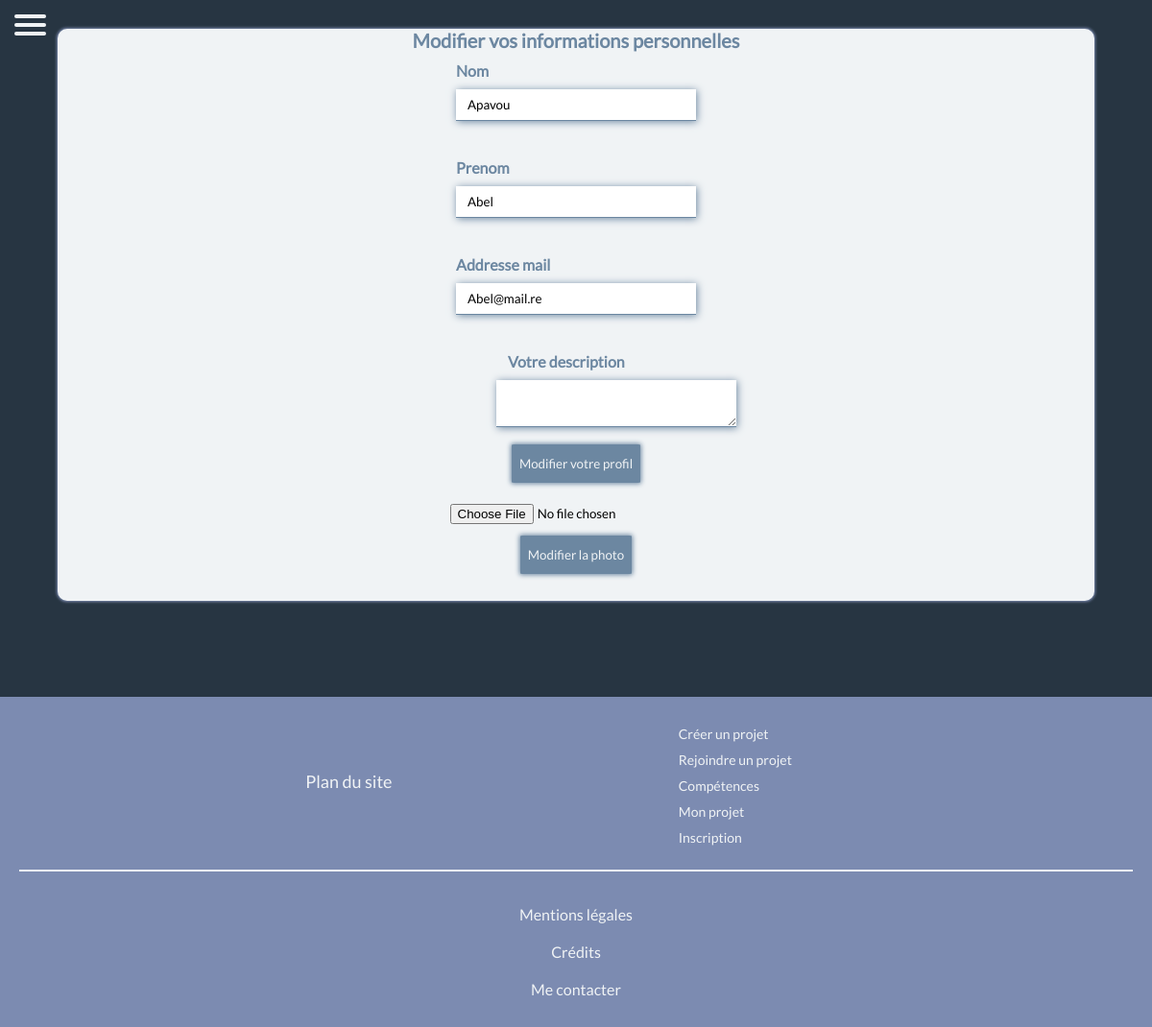
/modifier_profil.php (signed in), run on the app's committed database.
### tables this page shows
CREATE TABLE `membre` (
  `id` int(11) NOT NULL,
  `nom` varchar(50) NOT NULL,
  `prenom` varchar(50) NOT NULL,
  `description` text DEFAULT NULL,
  `competence` varchar(50) NOT NULL,
  `mail` varchar(255) NOT NULL,
  `mot_de_passe` varchar(255) NOT NULL,
  `date_inscription` date NOT NULL,
  `photo_profil` varchar(200) DEFAULT NULL
);

### modifier_profil.php (the view, shortened to what this page needs)
<?php
$bdd = new PDO('mysql:host=localhost;dbname=id16532210_my_dev_team;charset=utf8', 'id16532210_root', 'csGXE/ZKB1gs9=MJ', array(PDO::ATTR_ERRMODE => PDO::ERRMODE_EXCEPTION));
$reponse = $bdd->query('SELECT * FROM membre WHERE id="' . $_SESSION['id'] . '"');
while ($donnees = $reponse->fetch()) {
    $nom = $donnees['nom'];
    $prenom = $donnees['prenom'];
    $mail = $donnees['mail'];
    $description = $donnees['description'];
}
?>
<!DOCTYPE html>
<html lang="fr">
<head>
    <link rel="stylesheet" media="screen and (min-width: 1241px)" href="desktop.css" />
    <link rel="stylesheet" media="screen and (max-width: 1240px)" href="mobile.css" />
</head>
<body>
    <?php
    if (isset($_SESSION['id'])) {
        include('logged_menu.php');
    } else {
        include('menu.php');
    }
    ?>
    <div class="profil marge_menu">
        <div class="profil_nouveau">
            <form method="post" class="formulaire_modification_profil">
                <h1 class="md_titre">Modifier vos informations personnelles</h1>
                <label for="">Nom <br>
                    <input class="formulaire_entree" type="text" name="nom" value="<?php echo $nom; ?>"></label><br>
                <label for="">Prenom<br>
                    <input class="formulaire_entree" type="text" name="prenom" value="<?php echo $prenom; ?>"></label><br>
                <label for="">Addresse mail<br>
                    <input class="formulaire_entree" type="mail" name="mail" value="<?php echo $mail; ?>"></label><br>
                <label class="formulaire_titre_projet label" for="description">Votre description<br />
                    <textarea class="formulaire_entrees textarea" id="description" name="description"><?php echo $description; ?></textarea>
                </label>
                <input class="competence_bouton" type="submit" name="modifier_profil" value="Modifier votre profil">
            </form>
        </div>
        <form class="profil_upload" action="upload-manager.php" method="post" enctype="multipart/form-data">
            <input class="selection_photo" type="file" name="photo">
            <input class="competence_bouton" type="submit" name="upload" value="Modifier la photo">
        </form>
    </div>
    <?php
    include('footer.php');
    ?>
</body>
</html>

### desktop.css (style rules this page uses)
* { margin: 0; padding: 0; box-sizing: border-box; font-family: "lato"; }
.md_titre { color: #6C87A1; margin: 0px 0 5px 0; }
body { background: #273542; }
.marge_menu { padding-top: 100px; }
label { margin-top: 5px; color: #6C87A1; font-weight: bold; }
#mot_de_passe, #mot_de_passe_conf, #email, #nom, #prenom, #titre, #description, .formulaire_entree { margin-top: 10px; border: none; margin-top: 10px; margin-bottom: 15px; width: 250px; padding: 8px 12px; border-bottom: 1px solid #6C87A1; box-shadow: 1px 1px 8px #6C87A1; }
h1 { margin: 50px 0 50px 0; text-align: center; color: #F0F3F5; font-size: 30px; font-weight: bold; }
textarea { margin-left: 10%; min-width: 80%; max-width: 80%; min-height: 200px; max-height: 400px; }
.textarea { margin-left: 0%; min-width: 300px; max-width: 300px; min-height: 100px; max-height: 200px; }
.formulaire_titre_projet { margin-left: 10%; }
#titre, #description { margin-top: 10px; border: none; margin-top: 10px; margin-bottom: 15px; width: 200px; padding: 8px 12px; border-bottom: 1px solid #6C87A1; box-shadow: 1px 1px 8px #6C87A1; }
.profil { width: 70%; height: auto; margin: 50px auto; background-color: #F0F3F5; border-radius: 10px; box-shadow: 0px 0px 3px 1px #7c8bb1; padding-bottom: 18px; }
.selection_photo { padding: 12px; }
.profil_upload { background-color: #F0F3F5; width:50%; display: flex; align-items: center; justify-content: center; margin: auto; }
.formulaire_modification_profil { display: flex; align-items: center; flex-direction: column; }
.profil_nouveau { display: flex; justify-content: center; padding: 50px; }
.md_titre { color: #6C87A1; margin: 0px 0 50px 0; }
.competence_bouton { padding: 12px 8px; color: #F0F3F5; background-color: #6C87A1; border: none; box-shadow: 0px 0px 5px 1px #6C87A1; border-radius: 2%; }

### mobile.css (style rules this page uses)
* { margin: 0; padding: 0; box-sizing: border-box; font-family: "lato"; }
body { background: #273542; }
label { margin-top: 5px; color: #6C87A1; font-weight: bold; }
#mot_de_passe, #mot_de_passe_conf, #email, #nom, #prenom, #titre, #description, .formulaire_entree { margin-top: 10px; border: none; margin-top: 10px; margin-bottom: 15px; width: 250px; padding: 8px 12px; border-bottom: 1px solid #6C87A1; box-shadow: 1px 1px 8px #6C87A1; }
h1 { margin: 15px 0 15px 0; text-align: center; color: #F0F3F5; font-size: 20px; font-weight: bold; }
textarea { margin-left: 10%; min-width: 80%; max-width: 80%; min-height: 200px; max-height: 400px; }
.formulaire_titre_projet { margin-left: 10%; }
#titre, #description { margin-top: 10px; border: none; margin-top: 10px; margin-bottom: 15px; width: 200px; padding: 8px 12px; border-bottom: 1px solid #6C87A1; box-shadow: 1px 1px 8px #6C87A1; }
.profil { width: 90%; height: auto; margin: 8px auto; background-color: #F0F3F5; border-radius: 10px; box-shadow: 0px 0px 3px 1px #7c8bb1; padding-bottom: 18px; }
.selection_photo { padding: 12px; }
.profil_upload { background-color: #F0F3F5; width:50%; display: flex; align-items: center; justify-content: center; flex-direction: column; margin: 10px auto; }
.formulaire_modification_profil { display: flex; align-items: center; flex-direction: column; }
.md_titre { color: #6C87A1; margin: 0px 0 5px 0; }
.textarea { margin-left: -5%; min-width: 250px; max-width: 250px; min-height: 30px; max-height: 150px; }
.competence_bouton { padding: 12px 8px; color: #F0F3F5; background-color: #6C87A1; border: none; box-shadow: 0px 0px 5px 1px #6C87A1; border-radius: 2%; }

### data on the page
membre: nom "Apavou", prenom "Abel", mail "Abel@mail.re"
